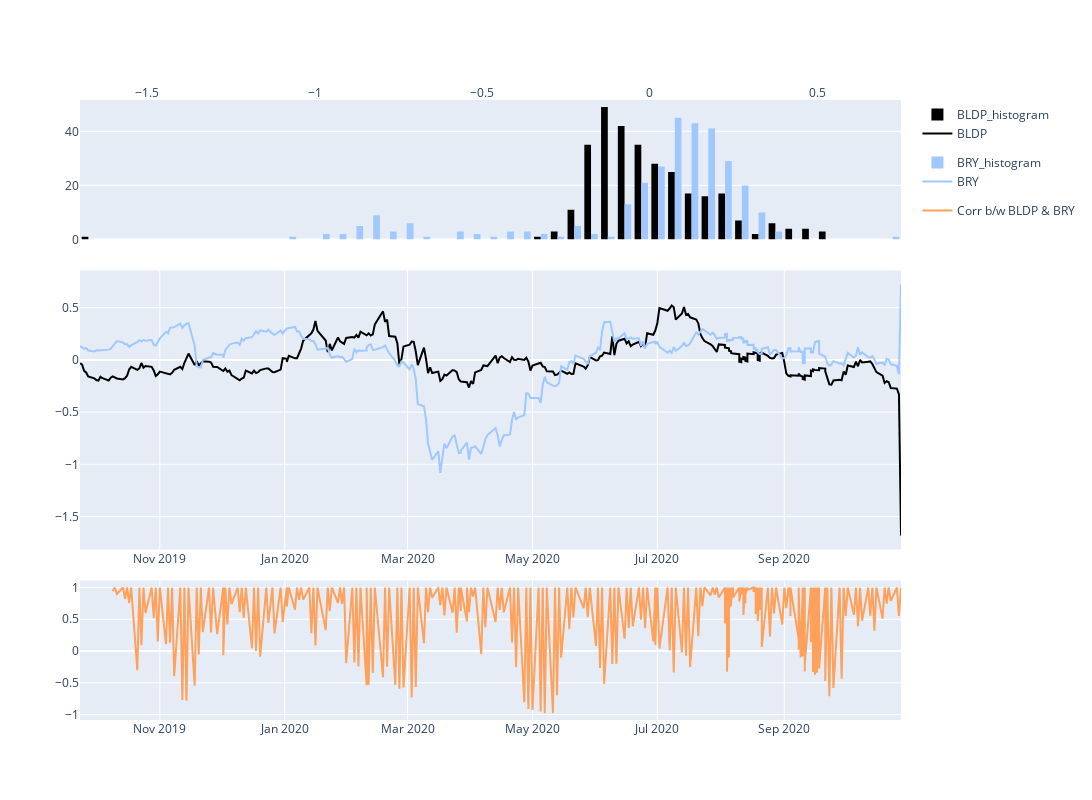

The code cell stored with this chart in its notebook:
### Code cell
def get_returns_plot(
    df:pd.DataFrame, 
    tickers:list, 
    colors:list, 
    cpi_adj:str=None, 
    as_scatter:bool=False, 
    as_bars:bool=False, 
    as_line:bool=False
) -> go.Figure:
    
    fig = make_subplots(rows=3, cols=1, row_heights=[1, 2, 1], vertical_spacing=0.05)
    ys = []
    dfs = []
    suffixes = []
    closes = []
    cols = ["close_returns", "ticker", "cpi_all_urban_customers", "cpi_all_urban_customers_pct_change"]
    
    for ticker, color in zip(tickers, colors):
        dff = df[df["ticker"] == ticker].sort_values(by="date_x")
        dff = dff.rename(columns={"date_x": "date"})
        dff["date"] = dff["date"].dt.date
        dff = dff.set_index("date", drop=True, inplace=False)
        
        # store these variables for merging use
        suffixes.append(f"_{ticker}")
        closes.append(f"close_returns_{ticker}")

        if cpi_adj is None:
#             dff["close_returns"] = dff['close'].pct_change()# .cumsum().fillna(0.0)
            dff["close_returns"] = (( dff['close'].shift(-1) - dff["close"] ) / dff["close"]).cumsum().fillna(0.0)
        else:
            dff["close_returns"] = ((dff["close"].pct_change() + 1).astype(float) / (dff[f"{cpi_adj}_pct_change"] + 1.0) - 1 )#.cumsum().fillna(0.0)
            
        dff["close_returns"] = detrend(dff["close_returns"].ffill().fillna(0.0))
#         dff["close_returns"] = np.log(dff["close_returns"])
        dfs.append(dff)

        fig.append_trace(go.Histogram(x=dff["close_returns"], name=f"{ticker}_histogram", marker={"color": color}, legendgroup=ticker), row=1, col=1)
        fig.update_layout({"xaxis": {"side": "top"}, "height": 800, "width": 1800})

        if as_scatter:
            fig.add_scatter(x=dff.index, y=dff["close_returns"], row=2, col=1, name=ticker, legendgroup=ticker, mode="markers", marker={"color": color})
        elif as_bars:
            fig.add_bar(x=dff.index, y=dff["close_returns"], row=2, col=1, name=ticker, legendgroup=ticker, marker={"color": color})
        elif as_line:
            fig.add_scatter(x=dff.index, y=dff["close_returns"], row=2, col=1, name=ticker, legendgroup=ticker, marker={"color": color})
        else:
            fig.add_scatter(x=dff.index, y=dff["close_returns"], row=2, col=1, name=ticker, legendgroup=ticker, mode="markers", marker={"color": color})
        
        fig.update_layout({"xaxis": {"title": {"standoff": 1}}})
    
    # now merge these columns, and find out pearson corr
    merged_df = reduce(lambda x, y: pd.merge(left=x[cols], right=y[cols], left_index=True, right_index=True, suffixes=tuple(suffixes)), dfs)
    
    fig.add_scatter(
        x=merged_df.index, 
        y=merged_df[closes].fillna(0.0).rolling(7).corr(pairwise=True)[closes[1]], 
        row=3, 
        col=1,
        name=f"Corr b/w {tickers[0]} & {tickers[1]}"
    )
    
    return fig

energy_tickers = list(energy_df.ticker.unique())
ticker = energy_tickers[1]
cpi_col = cpi_df.columns[1]
colors = px.colors.sequential.Blackbody

get_returns_plot(
    df=energy_df,
    tickers=energy_tickers[2:4], 
    as_line=True,
    colors=[colors[0], colors[-1]],
#     cpi_adj=cpi_col, 
)

### Figure 1 — Plotly figure (JSON) as saved in the notebook; plotly's stock layout.template omitted (floating-point values rounded to 4 significant figures; data arrays with more than 128 entries replaced by an {"elided": "..."} marker saying what was removed)
{"data": [{"legendgroup": "BLDP", "marker": {"color": "rgb(0,0,0)"}, "name": "BLDP_histogram", "type": "histogram", "x": {"elided": "306 float values"}, "xaxis": "x", "yaxis": "y"}, {"legendgroup": "BLDP", "marker": {"color": "rgb(0,0,0)"}, "name": "BLDP", "type": "scatter", "x": {"elided": "306 str values"}, "xaxis": "x2", "y": {"elided": "306 float values"}, "yaxis": "y2"}, {"legendgroup": "BRY", "marker": {"color": "rgb(160,200,255)"}, "name": "BRY_histogram", "type": "histogram", "x": {"elided": "305 float values"}, "xaxis": "x", "yaxis": "y"}, {"legendgroup": "BRY", "marker": {"color": "rgb(160,200,255)"}, "name": "BRY", "type": "scatter", "x": {"elided": "305 str values"}, "xaxis": "x2", "y": {"elided": "305 float values"}, "yaxis": "y2"}, {"name": "Corr b/w BLDP & BRY", "type": "scatter", "x": {"elided": "354 str values"}, "xaxis": "x3", "y": {"elided": "708 float values"}, "yaxis": "y3"}], "layout": {"height": 800, "width": 1800, "xaxis": {"anchor": "y", "domain": [0, 1], "side": "top", "title": {"standoff": 1}}, "xaxis2": {"anchor": "y2", "domain": [0, 1]}, "xaxis3": {"anchor": "y3", "domain": [0, 1]}, "yaxis": {"anchor": "x", "domain": [0.775, 1]}, "yaxis2": {"anchor": "x2", "domain": [0.275, 0.725]}, "yaxis3": {"anchor": "x3", "domain": [0, 0.225]}}}
